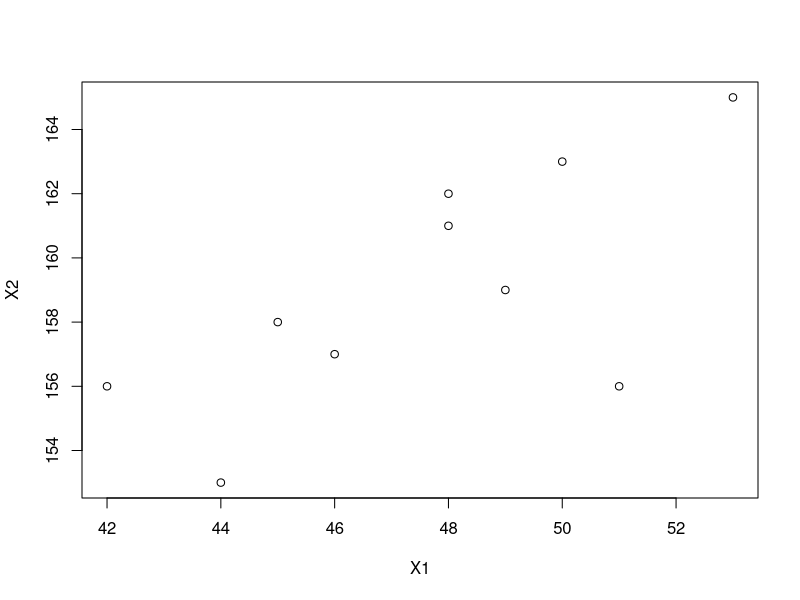
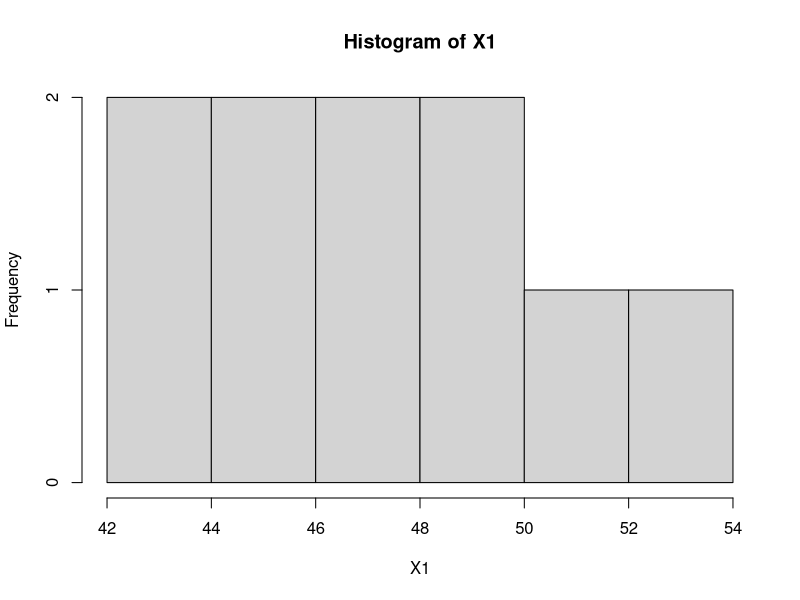

Source code (R) for these figures, in order:
X1 <-c(42,45,48,51,44,48,46,49,50,53)
mean(X1)
X2 <- c(156,158,161,156,153,162,157,159,163,165)
mean(X2)
sd(X2)
plot(X1,X2)
hist(X1)

